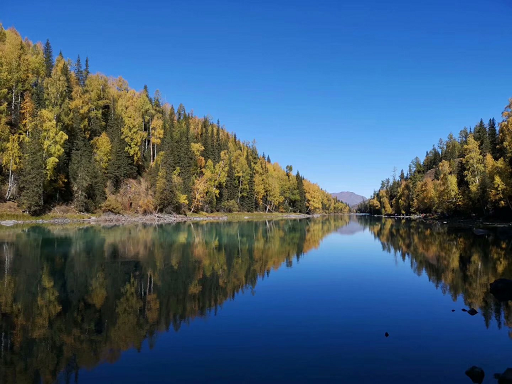
#> input picture blog06-resize/scenery.png, 512 x 384 px
$ python blog06-image04.py
#> lines starting #> are read from the running program, lines starting #| are printed output that depends on the picture
#encoding:utf-8
import cv2
import numpy as np

#读取图片
src = cv2.imread('scenery.png')
#> src is the input picture: shape (384, 512, 3); mean B, G, R 117.2, 91.6, 64.3

#原图的高、宽 以及通道数
rows, cols, channel = src.shape
#> rows = 384; cols = 512; channel = 3

#绕图像的中心旋转
#参数：旋转中心 旋转度数 scale
M = cv2.getRotationMatrix2D((cols/2, rows/2), 30, 1)
#参数：原始图像 旋转参数 元素图像宽高
rotated = cv2.warpAffine(src, M, (cols, rows))
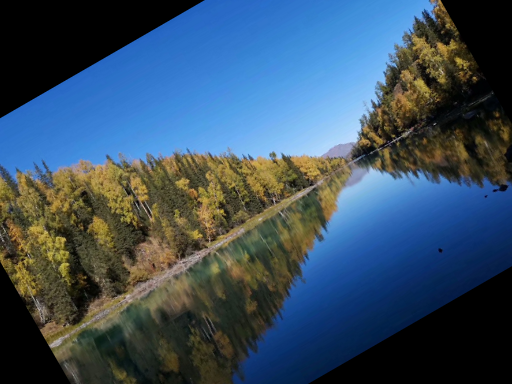
#> rotated: shape (384, 512, 3); mean B, G, R 98.1, 79.3, 57.6

#显示图像
cv2.imshow("src", src)
cv2.imshow("rotated", rotated)

#等待显示
cv2.waitKey(0)
cv2.destroyAllWindows()
